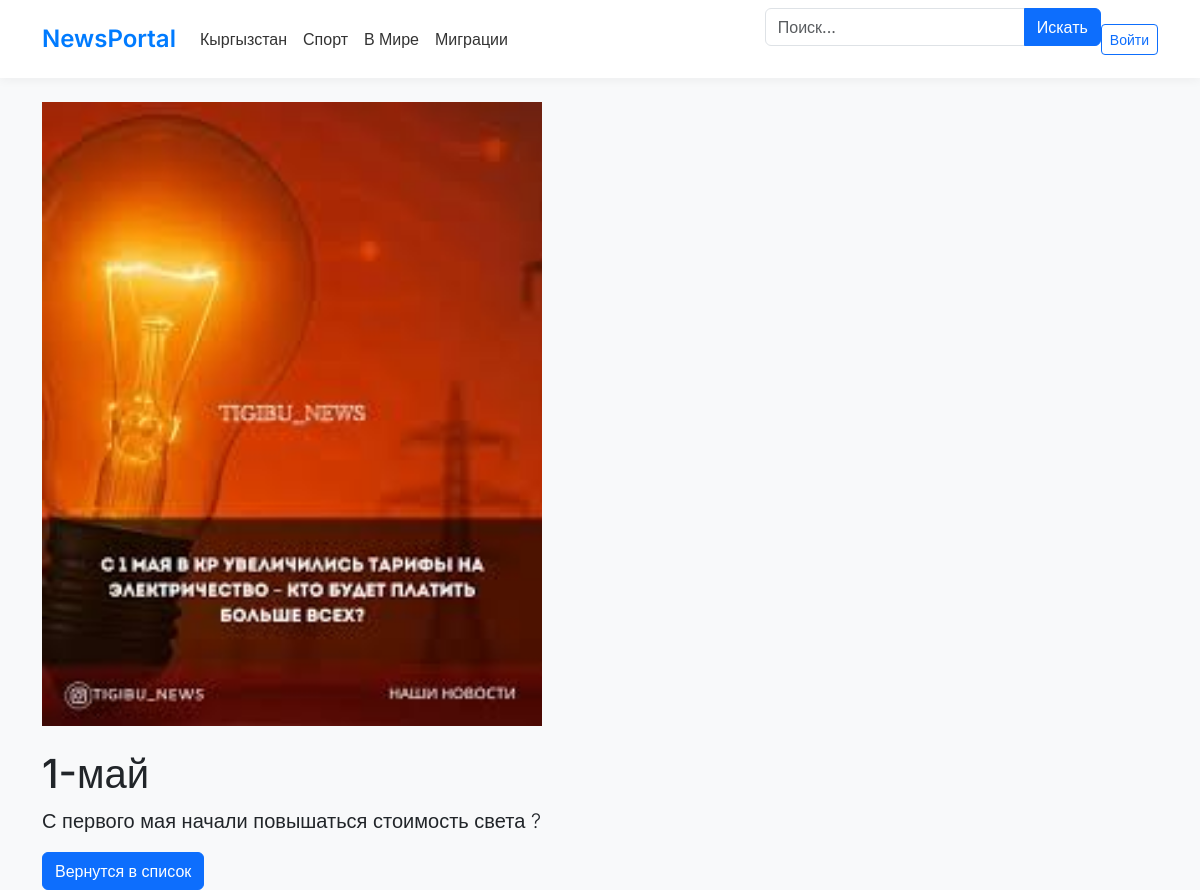
Page /detail/1/ on the earlier database version.
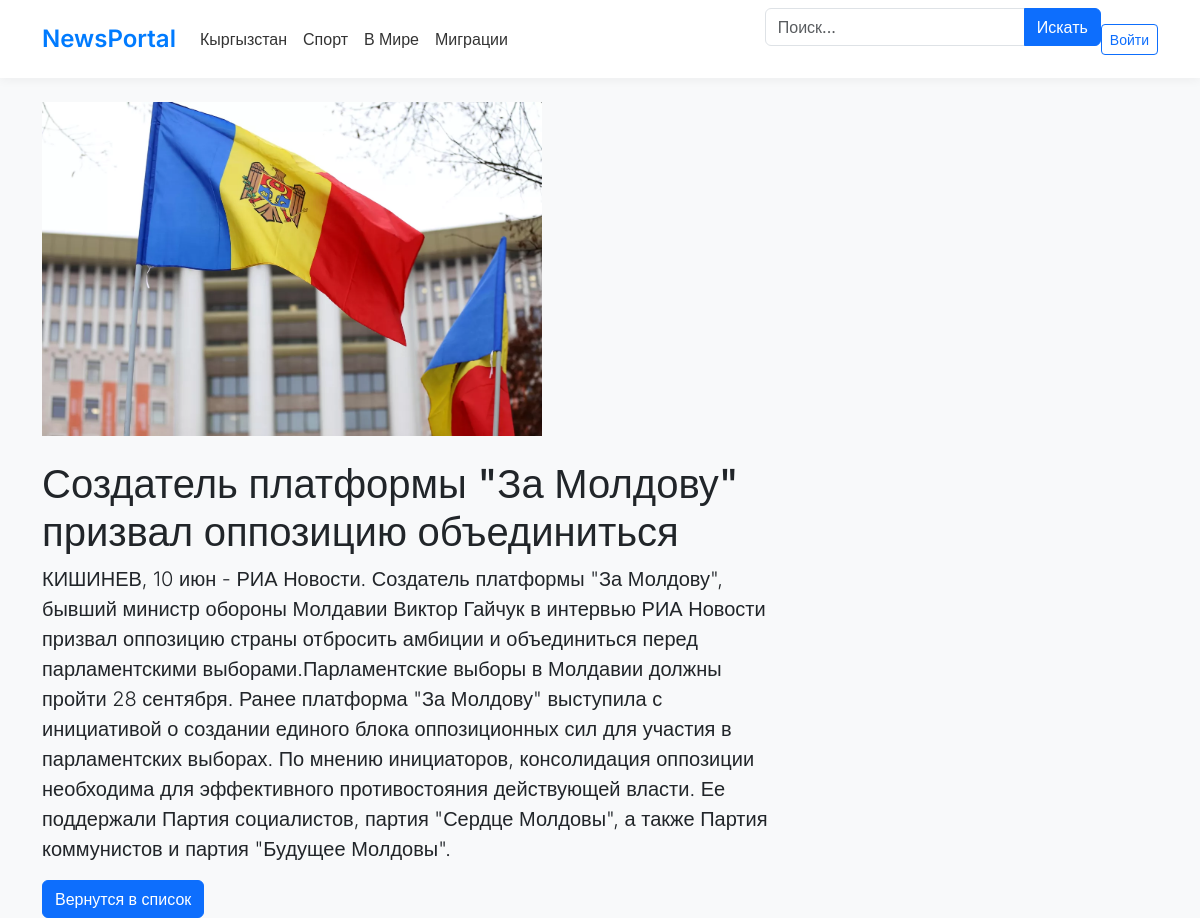
Same page on the later database version.
### new/models.py (models this page shows, shortened)
class NewArticle(models.Model):
    title = models.CharField(max_length=200)
    content = models.TextField(verbose_name='Содержимое')
    created_at = models.DateTimeField(auto_now_add=True, verbose_name='Дата создания')
    updated_at = models.DateTimeField(auto_now=True, verbose_name='Дата изменения')
    image = models.ImageField(upload_to='images/', blank=True, null=True, verbose_name='Изображение')
    category = models.ForeignKey(Category, on_delete=models.CASCADE, verbose_name='Категория', null=True, blank=True)
    published = models.BooleanField(default=False, verbose_name='Опубликовано')

### new/views.py (the view)
# urls.py: path('detail/<int:pk>/', views.news_detail_view, name='detail'),
def news_detail_view(request, pk):
    new = get_object_or_404(NewArticle, pk=pk)
    news_list = NewArticle.objects.filter(category=new.category).exclude(pk=new.pk)
    categories = Category.objects.all()
    categories = Category.objects.all()
    context = {
        'new': new,
        'categories': categories,
        'news_list': news_list,
    }
    return render(request, 'new/detail.html', context)

### new/templates/new/detail.html (shortened to what this page needs)
<!DOCTYPE html>
<html lang="en">
<head>
</head>
<body>
  <link href="https://cdn.jsdelivr.net/npm/bootstrap@5.3.0/dist/css/bootstrap.min.css" rel="stylesheet">
</head>
<body>
<nav class="navbar navbar-expand-lg mb-4">
  <div class="container">
    <a class="navbar-brand" href="{% url 'new:home' %}">NewsPortal</a>
    <div class="collapse navbar-collapse" id="navbarMenu">
      <ul class="navbar-nav me-auto mb-2 mb-lg-0">
        {% for cat in categories %}
          <li class="nav-item">
            <a class="nav-link"  href="{% url 'new:category' cat.slug  %}">
              {{ cat.name }}
            </a>
          </li>
        {% endfor %}
      </ul>
      <form method="get" action="{% url 'new:home' %}" class="mb-4">
        <div class="input-group">
          <input type="text" class="form-control" name="q" placeholder="Поиск..." value="{{ search_query|default:'' }}">
          <button class="btn btn-primary" type="submit">Искать</button>
        </div>
      </form>
      {% if user.is_authenticated %}
        <div class="d-flex">
          {% if user.is_staff %}
            <a href="#" class="btn btn-sm btn-outline-secondary me-2">Регистрация</a>
            <a class="btn btn-sm btn-outline-secondary me-2" href="{% url 'new:create_news' %}">Создать новость</a>
          {% endif %}
          <a href="#" class="btn btn-sm btn-outline-danger">Выйти</a>
        </div>
      {% else %}
        <a href="#" class="btn btn-sm btn-outline-primary">Войти</a>
      {% endif %}
    </div>
  </div>
</nav>
<div class="container">
    <div class="row">
    <div class="col-md-8">
    {% if new.image %}
        <img style="width: 500px;" src="{{ new.image.url }}" alt="{{ new.title }}" class="img-fluid mb-4">
        {% endif %}
        <h1>{{ new.title }}</h1>
        <p class="lead">{{ new.content }}</p>
        <button class="btn btn-primary"><a style="text-decoration: none; color: #fff;" href="{% url 'new:home' %}"> Вернутся в список
        </a></button>
</body>
</html>

Differences in the rows shown:
changed NewArticle: image: a different picture; title "1-май" → "Создатель платформы \"За Молдову\" призвал оппозицию объединиться"; content "С первого мая начали повышаться стоимость света ?" → "КИШИНЕВ, 10 июн - РИА Новости. Создатель платформы \"За Молдову\", бывший министр обороны Молдавии Виктор Гайчук в интервью РИА Новости призвал оппозицию страны отбросить амбиции и объединиться перед парламентскими выборами.Парламентские выборы в Молдавии должны пройти 28 сентября. Ранее платформа \"За Молдову\" выступила с инициативой о создании единого блока оппозиционных сил для участия в парламентских выборах. По мнению инициаторов, консолидация оппозиции необходима для эффективного противостояния действующей власти. Ее поддержали Партия социалистов, партия \"Сердце Молдовы\", а также Партия коммунистов и партия \"Будущее Молдовы\"."
